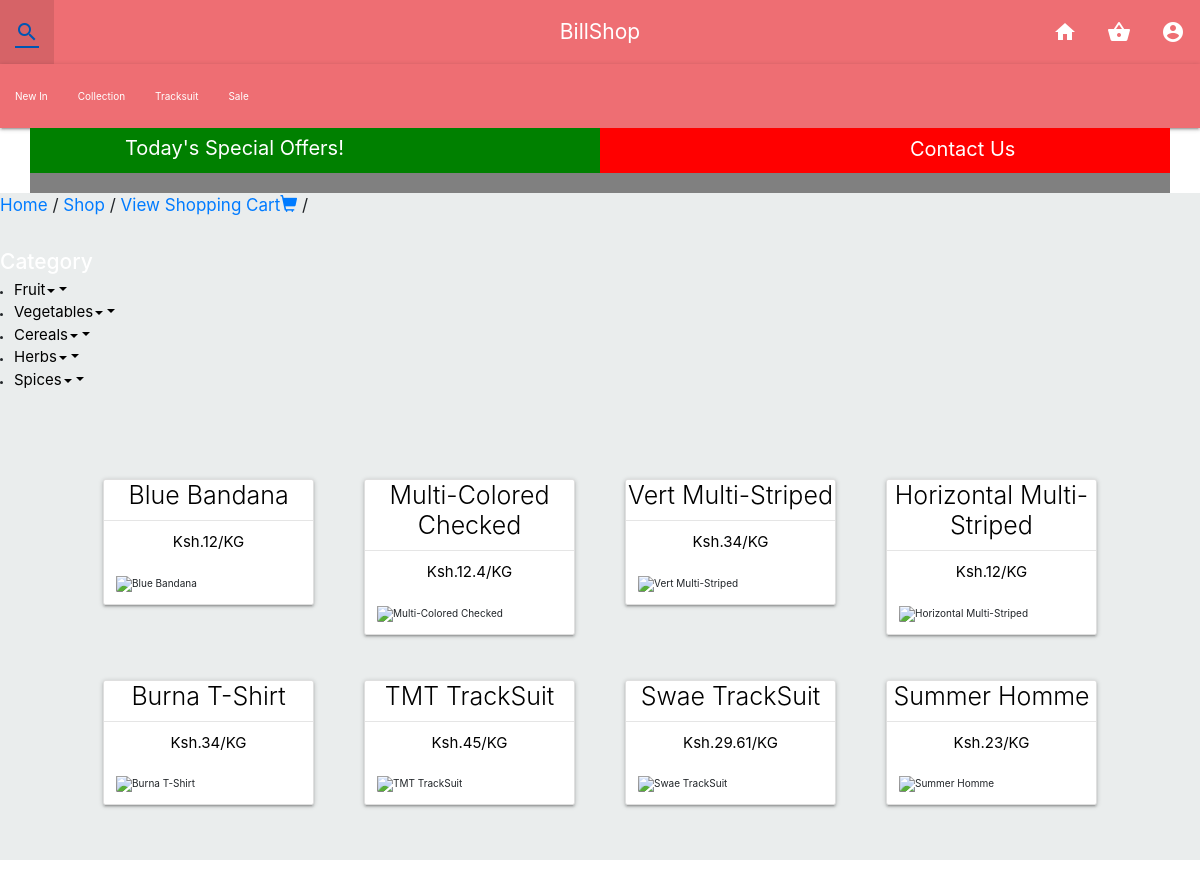
The app's page /category.php with its own data.
### tables this page shows
CREATE TABLE `category` (
  `Categoryid` int(11) NOT NULL,
  `Name` varchar(50) NOT NULL,
  `Parent` int(11) NOT NULL DEFAULT 0
);

CREATE TABLE `products` (
  `Productid` int(11) NOT NULL,
  `Category` int(11) DEFAULT NULL,
  `Name` varchar(50) DEFAULT NULL,
  `UnitPrice` float DEFAULT NULL,
  `Image` varchar(250) DEFAULT NULL,
  `date_added` datetime NOT NULL,
  `Deleted` int(11) DEFAULT NULL,
  `Featured` int(11) DEFAULT NULL
);

### category.php (the view, shortened to what this page needs)
<?php
require_once 'includes/init.php';
$sql1 = "SELECT * FROM Category WHERE Parent = 0";
$pquery = $db->query($sql1);
?>
<!DOCTYPE html>
<html>
<head>
    <link rel="stylesheet" href="https://cdnjs.cloudflare.com/ajax/libs/materialize/1.0.0/css/materialize.min.css">
    <link rel="stylesheet" href="http://maxcdn.bootstrapcdn.com/bootstrap/3.3.7/css/bootstrap.min.css">
	<link rel="stylesheet" href="https://maxcdn.bootstrapcdn.com/bootstrap/4.0.0-alpha.6/css/bootstrap.min.css">
</head>
<body>
  <nav>
    <div class="nav-wrapper">
      <ul id="nav-mobile" class="left hide-on-med-and-down">
        <li><a href="sass.html"><i class="small material-icons">search</i></a></li>
      </ul>
      <a href="#" class="brand-logo center">BillShop</a>
      <ul id="nav-mobile" class="right hide-on-med-and-down">
        <li><a href="sass.html"><i class="small material-icons">home</i></a></li>
        <li><a href="badges.html"><i class="small material-icons">shopping_basket</i></a></li>
        <li><a href="collapsible.html"><i class="small material-icons">account_circle</i></a></li>
      </ul>
    </div>
  </nav>
  <nav>
    <div class="nav-wrapper">
      <ul id="nav-mobile" class="hide-on-med-and-down">
        <li><a href="sass.html">New In</a></li>
        <li><a href="badges.html">Collection</a></li>
        <li><a href="collapsible.html">Tracksuit</a></li>
        <li><a href="collapsible.html">Sale</a></li>
      </ul>
    </div>
  </nav>
<div class="container" style="background-color:grey;width:100%;">
<div class="row">
  <div class="col-lg-6" style="background-color:green;">
  <div class="offers">
  <a href="countdown.php" style="text-align:center;">Today's Special Offers!</a>
  </div>
  </div>
  <div class="col-lg-6" style="background-color:red;">
  <div class="contact">
  <a href="contact.php" style="text-align:center;">Contact Us</a>
  </div>
  </div>
</div>
</div>
<div class="container5">
<?php include("toplinks.php") ?>
<br><br>
	<div class="cols">
		<h4 style="font-size:21px;color:white;">Category</h4>
		<?php while($parent = mysqli_fetch_assoc($pquery)):?>
		<li class="dropdown">
		  <a href="#" class="dropdown-toggle" data-toggle="dropdown" style="color:black;font-size:15px;"><?php echo$parent['Name'];?><span class="caret"></span></a>
		</li>
	    <?php endwhile;?>
	</div>
        <?php
        $query = $db->query("SELECT * FROM Products WHERE Featured = 1");
        ?>
<div class="row rows">
   <?php
        $query = $db->query("SELECT * FROM Products WHERE Featured = 1");
        if($query->num_rows > 0){
            while($row = $query->fetch_assoc()){
        ?>
  <div class="col-md-6 col-lg-3">
  <div class="card">
  <div class="card-block">
  <h3 class="card-title text-center" style="font-size:25px;color:black;"><?php echo $row['Name']; ?></h3>
  <hr>
  <p class="text-center" style="font-size:15px;color:black;">Ksh.<?php echo $row['UnitPrice']; ?>/KG</p>
  </div>
     </div>
    </div>
      <?php } }else{ ?>
        <p>Product(s) not found.....</p>
        <?php } ?>
  </div>
</div>
</body>
</html>

### category.php (style rules this page uses)
.container5 { background-color: rgb(234,237,237); }
.offers a { color:white; font-size:20px; text-decoration:none; padding:0px 63px; }
.contact { height:45px;  background-color:red; color:white; font-size:18px; margin-left:270px; padding:6px 25px; }
.contact a { color:white; font-size:20px; text-decoration:none;  }
.card { margin:10px; margin-bottom: 35px; -webkit-transition: all 200ms ease-in; -webkit-transform: scale(1); -ms-transition: all 200ms ease-in; -ms-transform: scale(1); -moz-transition: all 200ms ease-in; -moz-transform: scale(1); transition: all 200ms ease-in; transform: scale(1); }
.rows { margin: 58px; padding: 20px; }

### records on screen
category: Name "Fruit"
category: Name "Vegetables"
category: Name "Cereals"
category: Name "Herbs"
category: Name "Spices"
products: Name "Blue Bandana", UnitPrice "12"
products: Name "Multi-Colored Checked", UnitPrice "12.4"
products: Name "Vert Multi-Striped", UnitPrice "34"
products: Name "Horizontal Multi-Striped", UnitPrice "12"
products: Name "Burna T-Shirt", UnitPrice "34"
products: Name "TMT TrackSuit", UnitPrice "45"
products: Name "Swae TrackSuit", UnitPrice "29.61"
products: Name "Summer Homme", UnitPrice "23"
